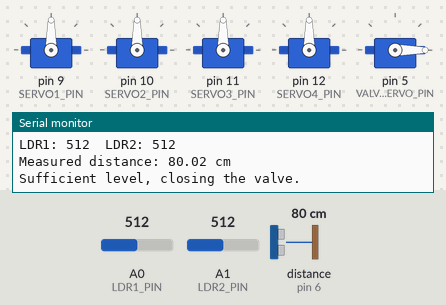
The sketch below on a simulated Arduino Uno, built with avr-gcc and run on an emulated ATmega328P. Parts: 5 × servo, the last lines printed to the serial monitor. Wiring (from diagram.json): ultrasonic range finder: trigger pin 7; echo pin 6. The inputs (shaded band) are chosen by the test bench; at power-on: distance to the obstacle (sensor on pin 6) 80 cm, A0 (LDR1_PIN) = 512, A1 (LDR2_PIN) = 512. The echo pulse lasts 58.3 µs per cm.

Above: at 1.8 s.
1.9 s: distance to the obstacle (sensor on pin 6) set to 12 cm
3.4 s: distance to the obstacle (sensor on pin 6) set to 9 cm
At 5.1 s:
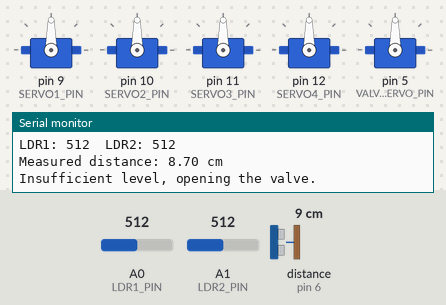
5.6 s: A0 (LDR1_PIN) set to 716
At 7.3 s:
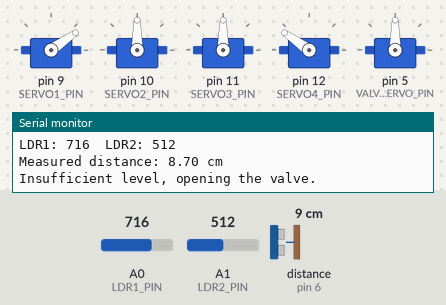
7.6 s: A1 (LDR2_PIN) set to 306
At 8.5 s:
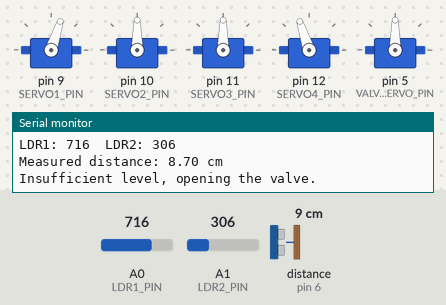
9.6 s: A0 (LDR1_PIN) set to 900
At 10.7 s:
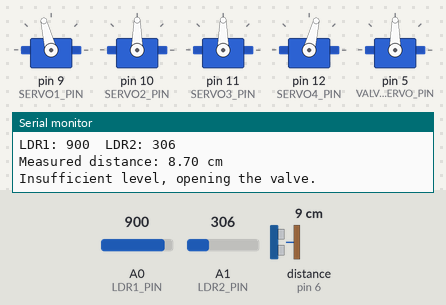
11.7 s: A1 (LDR2_PIN) set to 122
At 12.9 s:
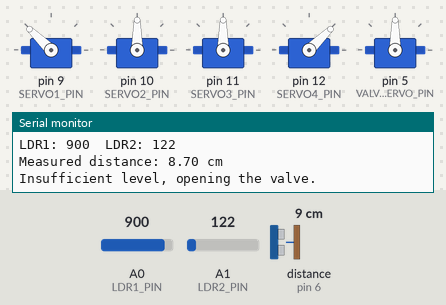
Timing chart, 0 to 14.7 s (numbered marks = the images above; inputs shaded):
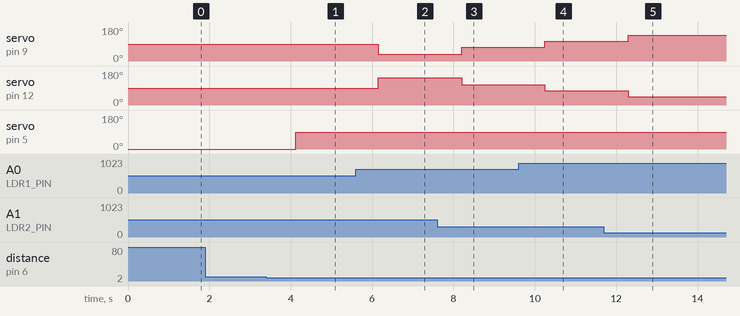

The sketch:

sketch.ino
```cpp
#include <Servo.h>

// Declaration of pins for the LDRs
const int LDR1_PIN = A0;
const int LDR2_PIN = A1;

// Declaration of pins for the solar panel servomotors
const int SERVO1_PIN = 9;
const int SERVO2_PIN = 10;
const int SERVO3_PIN = 11;
const int SERVO4_PIN = 12;

// Declaration of pins for the ultrasonic sensor
const int TRIG_PIN = 7;   // Trigger pin
const int ECHO_PIN = 6;   // Echo pin

// Declaration of the servomotor for valve control
const int VALVE_SERVO_PIN = 5;

// Variables for distance management
long signalDuration;
float measuredDistance;


const float TANK_HEIGHT = 30.0; // Total height in cm
const float MIN_LEVEL_THRESHOLD = TANK_HEIGHT / 3.0; // Minimum level = 1/3 of the total height


Servo panelServo1, panelServo2, panelServo3, panelServo4;
Servo valveServo;

void setup() {

  panelServo1.attach(SERVO1_PIN);
  panelServo2.attach(SERVO2_PIN);
  panelServo3.attach(SERVO3_PIN);
  panelServo4.attach(SERVO4_PIN);
  valveServo.attach(VALVE_SERVO_PIN);

  // Initializing pins for the ultrasonic sensor
  pinMode(TRIG_PIN, OUTPUT);
  pinMode(ECHO_PIN, INPUT);

  // Initial position of the valve (closed)
  valveServo.write(0);

  // Starting serial communication
  Serial.begin(9600);
}

void loop() {
  // Solar tracking
  int ldr1Value = analogRead(LDR1_PIN);
  int ldr2Value = analogRead(LDR2_PIN);

  Serial.print("LDR1: ");
  Serial.print(ldr1Value);
  Serial.print("\tLDR2: ");
  Serial.println(ldr2Value);

  int calculatedAngle = map(abs(ldr1Value - ldr2Value), 0, 1023, 0, 180);

  if (ldr1Value > ldr2Value) {
    panelServo1.write(calculatedAngle);
    panelServo4.write(180 - calculatedAngle);
  } else if (ldr2Value > ldr1Value) {
    panelServo2.write(calculatedAngle);
    panelServo3.write(180 - calculatedAngle);
  }

  // Water level control
  digitalWrite(TRIG_PIN, LOW);
  delayMicroseconds(2);
  digitalWrite(TRIG_PIN, HIGH);
  delayMicroseconds(10);
  digitalWrite(TRIG_PIN, LOW);

  signalDuration = pulseIn(ECHO_PIN, HIGH);
  measuredDistance = (signalDuration * 0.0343) / 2;

  Serial.print("Measured distance: ");
  Serial.print(measuredDistance);
  Serial.println(" cm");

  if (measuredDistance < MIN_LEVEL_THRESHOLD) {
    Serial.println("Insufficient level, opening the valve.");
    valveServo.write(90); // Open the valve
  } else {
    Serial.println("Sufficient level, closing the valve.");
    valveServo.write(0); // Close the valve
  }

  // Delay between cycles
  delay(1000);
}
```

Measured:
- the behaviour switches between 11 and 10 cm on distance to the obstacle (sensor on pin 6) (found by bisection; images 0 and 1)
- after the input at 3.4 s, servo on pin 5 (VALVE_SERVO_PIN): 0° → 90° after 0.72 s
- after the input at 5.6 s, servo on pin 9 (SERVO1_PIN): 90° → 35° after 0.55 s; servo on pin 12 (SERVO4_PIN): 90° → 145° after 0.55 s
- after the input at 7.6 s, servo on pin 9 (SERVO1_PIN): 35° → 72° after 0.60 s; servo on pin 12 (SERVO4_PIN): 145° → 108° after 0.60 s
- after the input at 9.6 s, servo on pin 9 (SERVO1_PIN): 72° → 104° after 0.65 s; servo on pin 12 (SERVO4_PIN): 108° → 76° after 0.65 s
- after the input at 11.7 s, servo on pin 9 (SERVO1_PIN): 104° → 136° after 0.60 s; servo on pin 12 (SERVO4_PIN): 76° → 44° after 0.60 s
